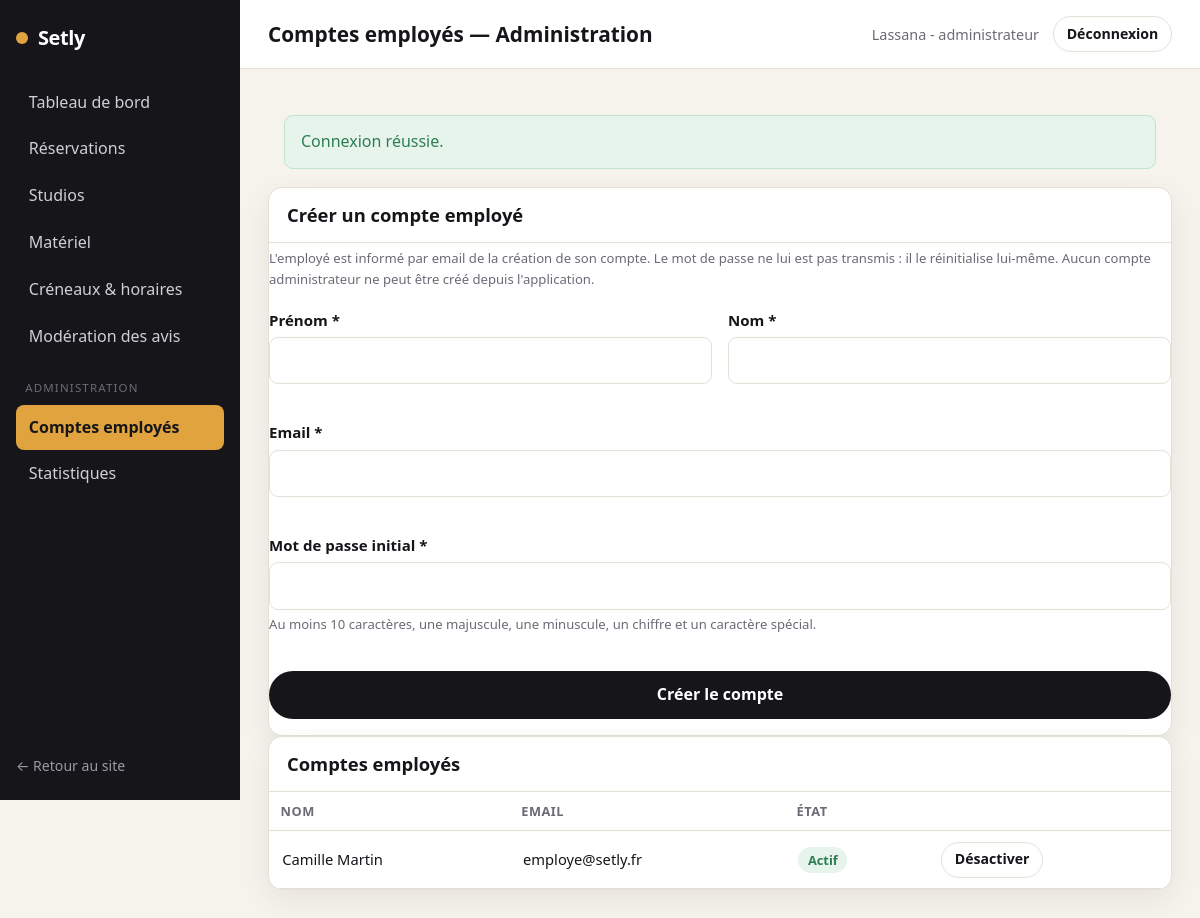
The page /admin/employes (signed in) on the database its author committed.
### tables this page shows
CREATE TABLE utilisateur (
    id_utilisateur     INT AUTO_INCREMENT PRIMARY KEY,
    id_role            INT NOT NULL,
    nom                VARCHAR(80)  NOT NULL,
    prenom             VARCHAR(80)  NOT NULL,
    email              VARCHAR(180) NOT NULL UNIQUE,
    mot_de_passe_hash  VARCHAR(255) NOT NULL,
    telephone          VARCHAR(20),
    email_verifie      TINYINT(1) NOT NULL DEFAULT 0,
    actif              TINYINT(1) NOT NULL DEFAULT 1,
    date_creation      DATETIME NOT NULL DEFAULT CURRENT_TIMESTAMP,
    CONSTRAINT fk_utilisateur_role FOREIGN KEY (id_role) REFERENCES role(id_role)
);

### src/Controller/Controller.php (called while the page is built, shortened)
<?php
abstract class Controller
{
    protected function view(string $template, array $data = [], string $layout = 'layouts/main'): void
    {
        View::render($template, $data, $layout);
    }
    protected function oldInput(): array
    {
        $old = Session::get('_old', []);
        return $old;
    }
}

### src/Controller/AdminController.php (called while the page is built, shortened)
<?php
final class AdminController extends Controller
{
    public function employes(Request $request): void
    {
        $this->view('admin/employes', [
            'title'    => 'Comptes employés — Administration',
            'employes' => Utilisateur::employes(),
            'old'      => $this->oldInput(),
            'errors'   => $this->takeErrors(),
        ], 'layouts/backoffice');
    }
}

### public/index.php (called while the page is built, shortened)
<?php
require __DIR__ . '/../src/bootstrap.php';
$routes = require __DIR__ . '/../config/routes.php';
$router = new Router($routes);
$router->dispatch(
    $_SERVER['REQUEST_METHOD'],
    parse_url($_SERVER['REQUEST_URI'], PHP_URL_PATH) ?: '/'
);

### src/Core/Session.php (called while the page is built, shortened)
<?php
final class Session
{
    public static function get(string $key, mixed $default = null): mixed
    {
        return $_SESSION[$key] ?? $default;
    }
}

### src/Core/Security.php (called while the page is built, shortened)
<?php
final class Security
{
    public static function e(?string $value): string
    {
        return htmlspecialchars((string) $value, ENT_QUOTES, 'UTF-8');
    }
}

### src/helpers.php (called while the page is built, shortened)
<?php
if (!function_exists('e')) {
    function e(?string $value): string
    {
        return Security::e($value);
    }
}
if (!function_exists('old')) {
    function old(array $source, string $key, string $default = ''): string
    {
        return Security::e((string) ($source[$key] ?? $default));
    }
}

### src/bootstrap.php (called while the page is built, shortened)
<?php
spl_autoload_register(static function (string $class): void {
    $prefix  = 'App\\';
    $baseDir = __DIR__ . '/';
    $relative = substr($class, strlen($prefix));
    $file     = $baseDir . str_replace('\\', '/', $relative) . '.php';
});
App\Core\Config::load(require __DIR__ . '/../config/config.php');
require __DIR__ . '/helpers.php';

### src/Core/Config.php (called while the page is built, shortened)
<?php
final class Config
{
    private static array $items = [];
    public static function load(array $items): void
    {
        self::$items = $items;
    }
    public static function get(string $key, mixed $default = null): mixed
    {
        $segments = explode('.', $key);
        $value    = self::$items;
        foreach ($segments as $segment) {
            if (is_array($value) && array_key_exists($segment, $value)) {
                $value = $value[$segment];
            } else {
                return $default;
            }
        }
        return $value;
    }
}

### src/Core/Database.php (called while the page is built, shortened)
<?php
final class Database
{
    private static ?PDO $pdo = null;
    public static function connection(): PDO
    {
        $host = Config::get('db.host');
        $port = Config::get('db.port');
        $name = Config::get('db.name');
        $dsn  = "mysql:host={$host};port={$port};dbname={$name};charset=utf8mb4";
        $options = [
            PDO::ATTR_ERRMODE            => PDO::ERRMODE_EXCEPTION,
            PDO::ATTR_DEFAULT_FETCH_MODE => PDO::FETCH_ASSOC,
            PDO::ATTR_EMULATE_PREPARES   => false,
        ];
        $ca = (string) Config::get('db.ssl_ca');
        try {
            self::$pdo = new PDO($dsn, Config::get('db.user'), Config::get('db.pass'), $options);
        } catch (PDOException $e) {
            http_response_code(500);
            exit('Connexion à la base de données impossible.');
        }
        return self::$pdo;
    }
}

### src/Model/Utilisateur.php (called while the page is built, shortened)
<?php
final class Utilisateur
{
    public static function employes(): array
    {
        $stmt = Database::connection()->prepare(
            "SELECT u.* FROM utilisateur u JOIN role r ON r.id_role = u.id_role
             WHERE r.libelle = 'employe' ORDER BY u.nom"
        );
        $stmt->execute();
        return $stmt->fetchAll();
    }
}

### views/admin/employes.php (the view, shortened to what this page needs)
<div class="card">
    <div class="card__head">
        <h2>Créer un compte employé</h2>
    </div>
    <p class="field__hint">L'employé est informé par email de la création de son compte. Le mot de passe ne lui est pas transmis : il le réinitialise lui-même. Aucun compte administrateur ne peut être créé depuis l'application.</p>
    <form action="/admin/employes" method="post" class="form form--grid" novalidate data-validate>
        <div class="field"><label for="e-prenom">Prénom *</label><input id="e-prenom" name="prenom" required value="<?= old($old, 'prenom') ?>" data-rule="required"></div>
        <div class="field"><label for="e-nom">Nom *</label><input id="e-nom" name="nom" required value="<?= old($old, 'nom') ?>" data-rule="required"><p class="field__error" data-error-for="nom"><?= e($errors['nom'] ?? '') ?></p></div>
        <div class="field field--full"><label for="e-email">Email *</label><input id="e-email" type="email" name="email" required value="<?= old($old, 'email') ?>" data-rule="required|email"></div>
        <div class="field field--full">
            <label for="e-pass">Mot de passe initial *</label>
            <input id="e-pass" type="password" name="mot_de_passe" required data-rule="required|password">
            <p class="field__hint">Au moins 10 caractères, une majuscule, une minuscule, un chiffre et un caractère spécial.</p>
        </div>
        <div class="field field--full"><button class="btn btn--primary" type="submit">Créer le compte</button></div>
    </form>
</div>
<div class="card">
    <div class="card__head"><h2>Comptes employés</h2></div>
    <div class="table-wrap">
        <table class="table">
            <thead><tr><th>Nom</th><th>Email</th><th>État</th><th></th></tr></thead>
            <tbody>
                <?php foreach ($employes as $emp): ?>
                    <tr>
                        <td><?= e($emp['prenom'] . ' ' . $emp['nom']) ?></td>
                        <td><?= e($emp['email']) ?></td>
                        <td><?= (int) $emp['actif'] === 1 ? '<span class="status status--confirmee">Actif</span>' : '<span class="status status--annulee">Désactivé</span>' ?></td>
                        <td>
                            <form action="/admin/employes/<?= (int) $emp['id_utilisateur'] ?>/toggle" method="post" class="inline-form">
                                <button class="btn btn--ghost btn--sm" type="submit"><?= (int) $emp['actif'] === 1 ? 'Désactiver' : 'Réactiver' ?></button>
                            </form>
                        </td>
                    </tr>
                <?php endforeach; ?>
            </tbody>
        </table>
    </div>
</div>

### src/Core/Router.php (shortened to what this page needs)
<?php
final class Router
{
    public function dispatch(string $method, string $path): void
    {
        $path = rtrim($path, '/') ?: '/';
        foreach ($this->routes as [$routeMethod, $routePath, $handler, $access]) {
            if ($routeMethod !== $method) {
                continue;
            }
            $pattern = $this->toRegex($routePath);
            if (preg_match($pattern, $path, $matches)) {
                $params = array_filter(
                    $matches,
                    static fn ($k) => !is_int($k),
                    ARRAY_FILTER_USE_KEY
                );
                [$class, $action] = explode('@', $handler);
                $controller = new $fqcn();
                $controller->$action(new Request(), ...array_values($params));
                return;
            }
        }
    }
    private function toRegex(string $path): string
    {
        $regex = preg_replace('#\{([a-zA-Z_]+)\}#', '(?P<$1>[^/]+)', $path);
        return '#^' . $regex . '$#';
    }
}

### public/assets/css/style.css (style rules this page uses)
:root { --ink: #16161a; --ink-soft: #3a3a42; --muted: #6b6b76; --line: #e4e0d6; --bg: #ffffff; --bg-soft: #f6f3ec; --gold: #e0a33d; --gold-dark: #c4862a; --danger: #c0392b; --success: #2e7d52; --radius: 14px; --radius-sm: 9px; --shadow: 0 10px 30px rgba(22, 22, 26, 0.07); --maxw: 1140px; --font: "Segoe UI", system-ui, -apple-system, Roboto, Helvetica, Arial, sans-serif; }
* { box-sizing: border-box; }
html { scroll-behavior: smooth; }
body { margin: 0; font-family: var(--font); color: var(--ink); background: var(--bg); line-height: 1.6; -webkit-font-smoothing: antialiased; }
h1, h2, h3, h4 { line-height: 1.2; color: var(--ink); margin: 0 0 .5em; }
h2 { font-size: clamp(1.4rem, 3vw, 1.9rem); }
.btn { display: inline-flex; align-items: center; justify-content: center; gap: .4em; font: inherit; font-weight: 600; cursor: pointer; border: 1px solid transparent; border-radius: 999px; padding: .62em 1.3em; text-decoration: none; transition: .15s; white-space: nowrap; }
.btn--primary { background: var(--ink); color: #fff; }
.btn--ghost { background: transparent; border-color: var(--line); color: var(--ink); }
.btn--sm { padding: .42em .9em; font-size: .88rem; }
.inline-form { display: inline; }
.card { background: var(--bg); border: 1px solid var(--line); border-radius: var(--radius); box-shadow: var(--shadow); overflow: hidden; }
.card__head { display: flex; align-items: center; justify-content: space-between; padding: 16px 18px; border-bottom: 1px solid var(--line); }
.card__head h2 { margin: 0; font-size: 1.15rem; }
.form { margin-top: 18px; }
.field { margin-bottom: 16px; display: flex; flex-direction: column; }
.field label { font-weight: 600; margin-bottom: .35em; font-size: .94rem; }
.field input, .field select, .field textarea { font: inherit; padding: .62em .8em; border: 1px solid var(--line); border-radius: var(--radius-sm); background: #fff; color: var(--ink); width: 100%; }
.field__hint { font-size: .82rem; color: var(--muted); margin: .35em 0 0; }
.form--grid { display: grid; grid-template-columns: 1fr 1fr; gap: 16px; }
.field--full { grid-column: 1 / -1; }
.status { font-size: .8rem; font-weight: 700; padding: .3em .75em; border-radius: 999px; white-space: nowrap; }
.status--confirmee { background: #e6f4ec; color: var(--success); }
.bo { background: var(--bg-soft); }
.table-wrap { overflow-x: auto; }
.table { width: 100%; border-collapse: collapse; }
.table th, .table td { text-align: left; padding: .7em .9em; border-bottom: 1px solid var(--line); font-size: .92rem; }
.table th { font-size: .8rem; text-transform: uppercase; letter-spacing: .04em; color: var(--muted); }

### rows shown on the page
utilisateur: prenom+nom "Camille Martin", email "employe@setly.fr", actif "Actif"

### other values the page prints
$f['message'] "Connexion réussie."
